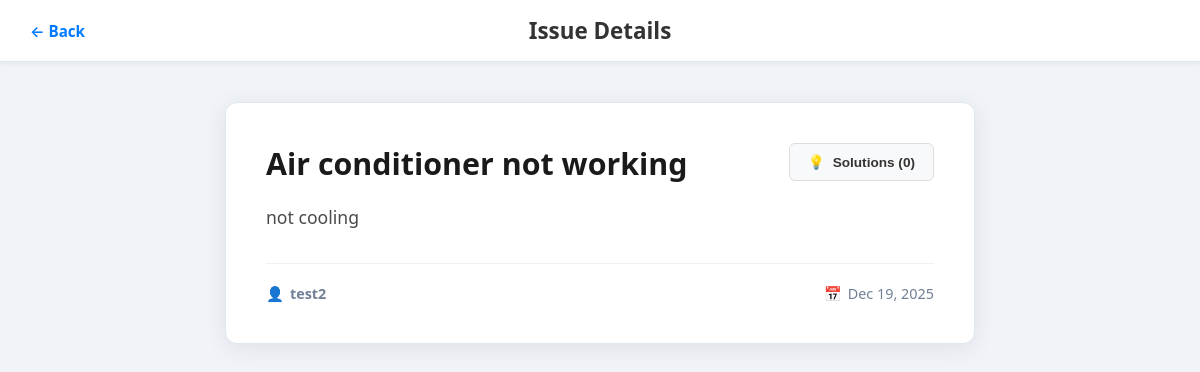
The page /issue/13/ on the database its author committed.
### app/models.py (models this page shows, shortened)
class Issue(models.Model):
    STATUS_CHOICES = [
        ('Open', 'Open'),
        ('In Review', 'In Review'),
        ('Resolved', 'Resolved'),
    ]
    title = models.CharField(max_length=100)
    description = models.TextField()
    status = models.CharField(max_length=20, choices=STATUS_CHOICES, default='Open')
    reported_date = models.DateField(auto_now_add=True)
    reported_by_id = models.ForeignKey(UserDetails, on_delete=models.CASCADE)
    image = models.ImageField(upload_to='issue_images/', blank=True, null=True)

class UserDetails(models.Model):
    full_name = models.CharField(max_length=200, null=True, blank=True)
    email = models.EmailField(unique=True)
    password = models.CharField(max_length=100)
    flat_number = models.CharField(max_length=100)
    role = models.CharField(max_length=100)

### app/views.py (the view)
# urls.py: path('issue/<str:issue_id>/', views.issue_details_view, name='issue_details'),
def issue_details_view(request, issue_id):
    issue = get_object_or_404(Issue, id=issue_id)
    solutions = Solution.objects.filter(issue=issue).order_by('-upvotes', '-suggested_date')
    return render(request, 'Issue_Details_View.html', {
        'issue': issue,
        'solutions': solutions # Pass solutions to the template
    })

### app/templates/Issue_Details_View.html (shortened to what this page needs)
<!DOCTYPE html>
<html lang="en">
<head>
</head>
<body>
    <header class="full-width-header">
        <div class="header-inner">
            <div class="header-left-edge">
                <a href="{% url 'home' %}" class="back-link">
                    &#8592; Back
                </a>
            </div>
            <div class="header-center">
                <span class="header-title">Issue Details</span>
            </div>
        </div>
    </header>
    <main class="details-container">
        <div class="details-content-card">
            <div class="card-body">
                <div class="issue-header-row">
                    <div class="issue-title">{{ issue.title }}</div>
                    <button class="btn-action" onclick="toggleModal()">
                        <span>&#128161;</span> Solutions ({{ solutions|length }})
                    </button>
                </div>
                <p class="issue-description">{{ issue.description }}</p>
                <div class="issue-meta">
                    <span class="meta-item">
                        <span>&#128100;</span>
                        <strong>{{ issue.reported_by_id.full_name|default:issue.reported_by_id.email }}</strong>
                    </span>
                    <span class="meta-item">
                        <span>&#128197;</span>
                        {{ issue.reported_date|date:"M d, Y" }}
                    </span>
                </div>
            </div>
        </div>
    </main>
</body>
</html>

### app/templates/Issue_Details_View.html (style rules this page uses)
body { font-family: 'Segoe UI', system-ui, -apple-system, sans-serif; background-color: #f0f4f8; margin: 0; padding: 0; display: flex; flex-direction: column; align-items: center; }
.full-width-header { width: 100%; background-color: #fff; border-bottom: 1px solid #e1e8ed; box-shadow: 0 2px 4px rgba(0,0,0,0.05); display: flex; justify-content: center; padding: 15px 0; margin-bottom: 40px; }
.header-inner { width: 95%; max-width: 1200px; display: flex; justify-content: space-between; align-items: center; }
.header-left-edge { flex: 1; display: flex; justify-content: flex-start; }
.header-center { flex: 2; text-align: center; }
.header-title { font-size: 1.4em; font-weight: bold; color: #333; }
.back-link { font-size: 0.95em; text-decoration: none; color: #007bff; font-weight: 600; }
.btn-action { padding: 10px 18px; border-radius: 6px; font-size: 0.85em; font-weight: 600; text-decoration: none; cursor: pointer; transition: 0.2s; border: 1px solid #ddd; display: inline-flex; align-items: center; gap: 8px; background-color: #f8f9fa; color: #333; }
.details-container { width: 90%; max-width: 750px; margin-bottom: 50px; }
.details-content-card { background-color: #fff; border-radius: 12px; box-shadow: 0 4px 25px rgba(0, 0, 0, 0.08); overflow: hidden; border: 1px solid #e1e8ed; }
.card-body { padding: 40px; }
.issue-header-row { display: flex; justify-content: space-between; align-items: flex-start; margin-bottom: 15px; }
.issue-title { font-size: 1.9em; font-weight: 800; color: #1a1a1a; flex: 1; margin-right: 15px; }
.issue-description { color: #4a4a4a; line-height: 1.8; font-size: 1.1em; margin-bottom: 30px; white-space: pre-line; }
.issue-meta { font-size: 0.9em; color: #718096; padding-top: 20px; border-top: 1px solid #edf2f7; display: flex; justify-content: space-between; align-items: center; }
.meta-item { display: flex; align-items: center; gap: 6px; }

### rows shown on the page
Issue: title "Air conditioner not working", description "not cooling", reported_by_id.full_name "test2", reported_date "Dec 19, 2025"

### other values the page prints
{{ solutions|length }} "0"
